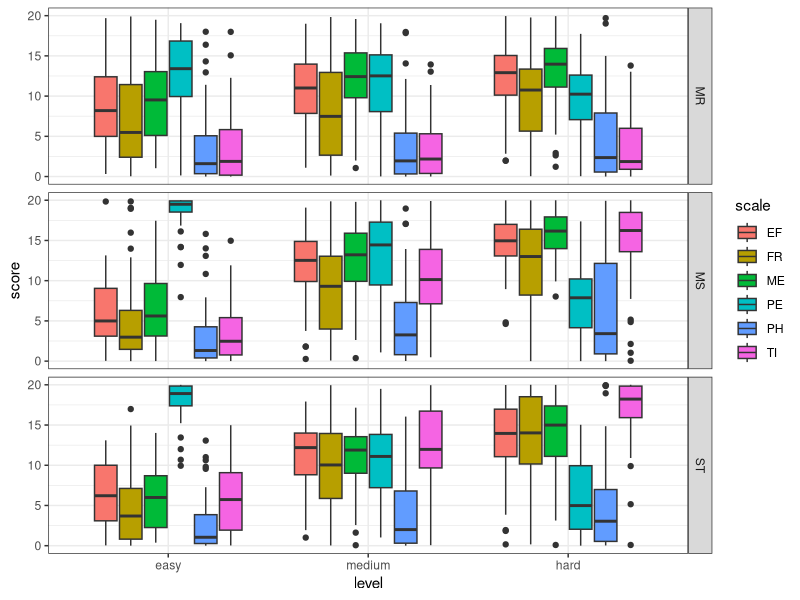

Reproduce this figure in R. (Note: this script raises an error after producing the figure.)
library(tidyverse)
library(lavaan)
theme_set(theme_bw())

## rm(list=ls())


## reading data

MR <- read_csv("mentral_rotation_data.csv")
ST <- read_csv("sternberg_data.csv")
MS <- read_csv("mental_span_data.csv")
NASA_TLX <- read_csv("nasa_tlx_data.csv")
SEQ <- read_csv("sequence_data.csv")


# preprocess

NASA_TLX %>% 
  mutate(level = factor(level, levels = c("easy", "medium", "hard"), 
                        ordered = TRUE), # fix factor
         scl = str_to_lower(scale), # modify vars to match with previously created encoding
         tsk = str_to_lower(task),
         lvl = str_sub(level, start = 1, end = 1) %>% str_to_upper()) %>% 
         unite(item, scl, tsk, lvl) -> NASA_TLX # create a new var for CFA





# plotting

NASA_TLX %>%
  ggplot(aes(level, score, fill = scale)) +
  geom_boxplot() +
  facet_grid(task ~ .)



## CFA

NASA_TLX %>% 
  mutate(score_hat = round(score * 5)) %>% 
  pivot_wider(id_cols = id, names_from = item, values_from = score_hat) -> NASA_TLX_w
rm(NASA_TLX_w)

sapply(NASA_TLX_w %>% select(-id), function(x)
  sum(is.na(x))) %>%
  `/`(., nrow(NASA_TLX_w)) %>%
  round(2) %>%
  tibble(prop = .,
         item = names(.)) %>% 
  ggplot(aes(item, prop)) +
  geom_point() +
  coord_flip()


model1 <- "PE =~ pe_st_E + pe_st_M + pe_st_H + pe_mr_E + pe_mr_M + pe_mr_H + pe_ms_E + pe_ms_M + pe_ms_H
ME =~ me_st_E + me_st_M + me_st_H + me_mr_E + me_mr_M + me_mr_H + me_ms_E + me_ms_M + me_ms_H
PH =~ ph_st_E + ph_st_M + ph_st_H + ph_mr_E + ph_mr_M + ph_mr_H + ph_ms_E + ph_ms_M + ph_ms_H
EF =~ ef_st_E + ef_st_M + ef_st_H + ef_mr_E + ef_mr_M + ef_mr_H + ef_ms_E + ef_ms_M + ef_ms_H
TI =~ ti_st_E + ti_st_M + ti_st_H + ti_mr_E + ti_mr_M + ti_mr_H + ti_ms_E + ti_ms_M + ti_ms_H
FR =~ fr_st_E + fr_st_M + fr_st_H + fr_mr_E + fr_mr_M + fr_mr_H + fr_ms_E + fr_ms_M + fr_ms_H
OW =~ PE + ME + PH + EF + TI + FR"

cfa1 <- cfa(model1, NASA_TLX_w)
